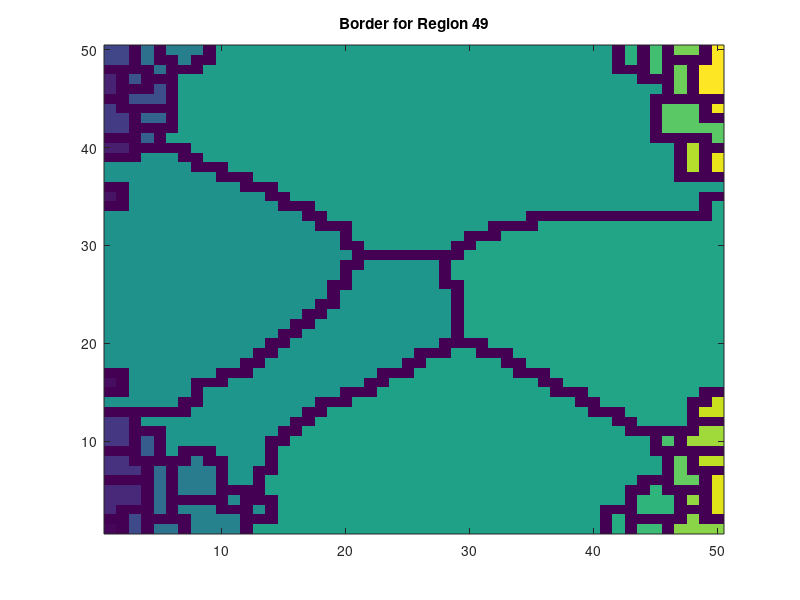

Reproduce this figure in MATLAB.
function [rgn, rgn_lbls, borders, Amatr] = Ldata2graph(Ldata,exclusion_val,f_disp,ax)
%lableWShedBorders_imdilate determines the pixel linear indices of each region of a labeled image,
% the pixel linear indices for the borders of each region, and the adjacencies of each region.
%
% INPUTS:
%   Ldata  -- 2D matrix of labeled image data. Assumes boundaries are
%             labeled 0 as for the output of watershed.
%             defaults to abs(peaks(50))+randn(50)*.01.
%   exclusion_val -- value of
%   f_disp -- flag indicator whether to plot.
%             defaults to false, unless using default Ldata.
% OUTPUTS:
%   rgn         -- 1D cell array of vector lists of linear idx of all pixels for each region.
%   rgn_lbls    -- vector of region labels.
%   Lborders    -- 1D cell array of vector lists of linear idx of border pixels for each region.
%   amatr       -- two-column matrix of region adjacencies.
%                  each row contains region lables of two adjacent regions.
%
%   Copyright 2022 Prerau Lab - http://www.sleepEEG.org
%   This work is licensed under a Creative Commons Attribution-NonCommercial-ShareAlike 4.0 International License.
%   (http://creativecommons.org/licenses/by-nc-sa/4.0/)
%
%   Authors: Patrick Stokes

%*************************
% Handle variable inputs *
%*************************
if nargin < 4
    ax = [];
end
if nargin < 3
    f_disp = [];
end
if nargin < 2
    exclusion_val = [];
end
if nargin < 1
    Ldata = [];
end

%************************
% Set default arguments *
%************************
if isempty(f_disp)
    f_disp = 0;
end
if isempty(Ldata)
    N = 50;
    I = abs(peaks(N))+randn(N)*.01;
    Ldata = watershed(-I);
    f_disp = 1;
end
if f_disp > 0 && isempty(ax)
    fh = figure;
    ax = axes(fh);
    imagesc(ax,Ldata);
    axis(ax,'xy');
    axis(ax,'tight');
end

%***********************
% Initialize variables *
%***********************
% Data image size
[num_rows,num_cols] = size(Ldata);

% Determine region labels
Ldata = double(Ldata);
%rgn_lbls = unique(Ldata);
%rgn_lbls = setdiff(rgn_lbls,0);
%rgn_lbls = setdiff(rgn_lbls,[0, exclusion_val]); %

% Convolution matrix to get border
H_border = [1 1 1; 1 -8 1; 1 1 1];

% Convolution matrix for dilation to get neighbors. Same as strel3.Neighborhood
H_dilate = [1   1   1   1   1; ...
    1   1   1   1   1; ...
    1   1   1   1   1; ...
    1   1   1   1   1; ...
    1   1   1   1   1];

%*******************************************************************
% For each region, determine border pixels and neighboring regions *
%*******************************************************************
region_props = regionprops(Ldata,'PixelIdxList','Area');

% If exclusion_val, remove empty regions
if ~isempty(exclusion_val)
    good_regions = cat(1,region_props.Area) > 0;
    % Last region contains all excluded regions, so ignore
    good_regions(end) = 0;
    region_props = region_props(good_regions);
end

% Get region label of first pixel in each region
rgn_lbls = Ldata(cellfun(@(x)x(1),{region_props.PixelIdxList}));

num_rgns = length(rgn_lbls);

% Create a cell for the number of regions
rgn = cell(1,num_rgns);
borders = cell(1,num_rgns);
nbr_matrs = cell(1,num_rgns);

for ii = 1:num_rgns
    curr_rgn_lbl = rgn_lbls(ii);

    % Get linear indices of current region pixels
    % curr_rgn_img = (Ldata == curr_rgn_lbl);
    % rgn{ii} = find(curr_rgn_img);
    rgn{ii} = region_props(ii).PixelIdxList;

    % Convert to row and column coordinates of region pixels
    [i_full,j_full] = ind2sub([num_rows,num_cols],rgn{ii});

    %**********************************************
    % Convert to subimage for faster computations *
    %**********************************************
    % Size of padding around current region
    im_buffer = 3;

    % Get the bounds of the selected pixels
    i_min = max(min(i_full)-im_buffer,1);
    i_max = min(max(i_full)+im_buffer,num_rows);

    j_min = max(min(j_full)-im_buffer,1);
    j_max = min(max(j_full)+im_buffer,num_cols);

    % Extract the sub_image
    % sub_img = curr_rgn_img(i_min:i_max,j_min:j_max);
    sub_Ldata = Ldata(i_min:i_max,j_min:j_max);
    sub_img = sub_Ldata==curr_rgn_lbl;

    %**********************************
    % Determine current border pixels *
    %**********************************
    % Filter the subimage to get border
    sub_border = find(conv2(double(sub_img),H_border,'same')>0);

    % Convert linear indices of border to coords in subimage
    [i_sub,j_sub] = ind2sub(size(sub_img),sub_border);

    % Convert from sub_image coords to back to the original coords
    i_full = i_sub+i_min-1;
    j_full = j_sub+j_min-1;

    % Convert to linear indicies
    borders{ii} = sub2ind([num_rows num_cols],i_full,j_full);

    %******************************
    % Determine current neighbors *
    %******************************
    % Filter the subimage to dilate the region by two pixels.
    % Actually need strel3 to grow by 2.
    msk3 = conv2(double(sub_img),H_dilate,'same')>0;

    % Remove orginal region and borders from dilation
    msk3(sub_img | sub_Ldata == 0) = false;

    % Retrieve the list of neighbors
    nbr_rgns = unique(sub_Ldata(msk3));
    nbr_rgns = setdiff(nbr_rgns, [0, exclusion_val]);

    % Form submatrix of current neighbors list
    nbr_matrs{ii} = [curr_rgn_lbl*ones(length(nbr_rgns),1), nbr_rgns];

end

%****************************************************
% Form adjacency matrix by appending neighbor lists *
%****************************************************
Amatr = [];
if num_rgns>1
    %Create 2xN adjacency matrix
    Amatr = cat(1,nbr_matrs{:});

    %Reduce to non-digraph
    Amatr = unique(sort(Amatr,2),'rows');
    %Amatr = unique(Amatr,'rows'); %keep as digraph
end

%****************************************
% Include border pixels in region lists *
%****************************************
for ii = 1:num_rgns
    rgn{ii} = unique([rgn{ii}; borders{ii}]);
end

%*******************************************
% Show image. Sequentially display borders *
%*******************************************
if f_disp > 0
    hold on;
    for ii = 1:length(borders)
        [tmp_row, tmp_col] = ind2sub([num_rows num_cols],borders{ii});
        p = plot(ax,tmp_col,tmp_row,'wo','markerfacecolor','w','markersize',3);
        title(ax,['Border for Region ' num2str(rgn_lbls(ii))]);
        pause(1);
        delete(p);
    end
end
